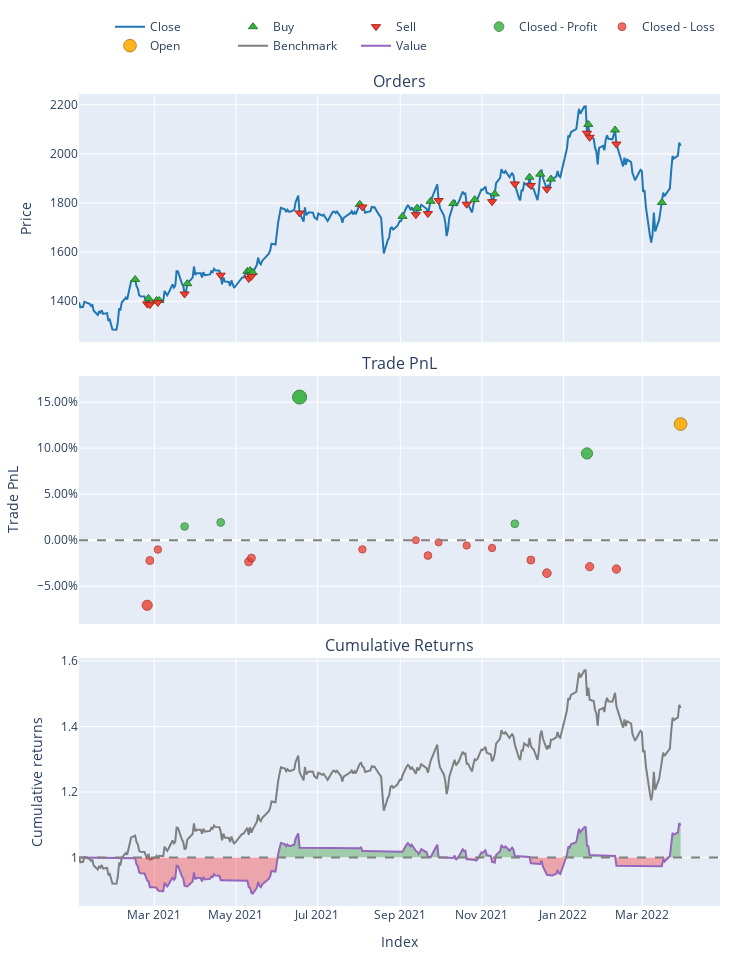

Write notebook code for a chart like this one.
### Code cell
import vectorbt as vbt
import yfinance as yf
import talib as ta
import pandas as pd
import plotly.graph_objects as go

# --- データ取得 ---
price = vbt.YFData.download('7203.T', start='2021-01-01', end='2022-03-31').get('Close')
if isinstance(price, pd.DataFrame) and isinstance(price.columns, pd.MultiIndex):
    price = price.iloc[:, 0]

# --- RSI計算 ---
n1, n2 = 14, 28
rsiS = ta.RSI(price, timeperiod=n1)
rsiL = ta.RSI(price, timeperiod=n2)

# --- シグナル作成 ---
entries = rsiS > rsiL
exits = rsiS < rsiL
entries = entries.fillna(False)
exits = exits.fillna(False)

# --- バックテスト ---
pf = vbt.Portfolio.from_signals(price, entries, exits, init_cash=10000, fees=0.002)

# --- 通常チャート取得 ---
fig = pf.plot()
"""
# --- RSI を上段 Price チャートにオーバーレイ（右軸）---
fig.add_trace(go.Scatter(
    x=price.index, y=rsiS, mode='lines', name=f'RSI {n1}',
    yaxis='y5', line=dict(color='blue', width=1)
), row=1, col=1)

fig.add_trace(go.Scatter(
    x=price.index, y=rsiL, mode='lines', name=f'RSI {n2}',
    yaxis='y5', line=dict(color='red', width=1)
), row=1, col=1)

# --- 右側 RSI 用 Y軸追加 ---
fig.update_layout(
    yaxis5=dict(
        overlaying='y',
        side='right',
        title='RSI',
        range=[0, 100],
        showgrid=False
    )
)

# --- レイアウト調整（タイトル・凡例） ---
fig.update_layout(
    height=950,
    title_text="RSI Cross Strategy with Unified Layout",
    title_x=0.5,
    margin=dict(t=80),
    legend=dict(
        orientation="h",
        yanchor="bottom",
        y=1.05,
        xanchor="center",
        x=0.5,
        title_text="",
        font=dict(size=10),
        bgcolor="rgba(255,255,255,0)"
    )
)
"""
fig.show()

### Figure 1 — Plotly figure (JSON) as saved in the notebook; plotly's stock layout.template omitted (floating-point values rounded to 4 significant figures; data arrays with more than 128 entries replaced by an {"elided": "..."} marker saying what was removed)
{"data": [{"legendgroup": "0", "line": {"color": "#1f77b4"}, "name": "Close", "showlegend": true, "type": "scatter", "uid": "a4c9e910-b047-42e3-a80a-21a682fac08f", "x": {"elided": "303 str values"}, "xaxis": "x", "y": {"elided": "303 float values"}, "yaxis": "y"}, {"customdata": [[0, 6.703, 19.96], [2, 6.571, 18.55], [4, 6.464, 18.14], [6, 6.4, 17.96], [8, 6.193, 18.23], [10, 6.104, 18.58], [12, 5.95, 18.15], [14, 5.866, 17.8], [16, 5.728, 20.56], [18, 5.83, 20.35], [20, 5.719, 20.35], [22, 5.538, 20.01], [24, 5.552, 19.97], [26, 5.473, 19.85], [28, 5.357, 19.69], [30, 5.259, 20.04], [32, 5.113, 19.61], [34, 4.982, 18.91], [36, 4.878, 20.68], [38, 4.79, 20.09], [40, 5.401, 19.46]], "hovertemplate": "Order Id: %{customdata[0]}<br>Timestamp: %{x}<br>Price: %{y}<br>Size: %{customdata[1]:.6f}<br>Fees: %{customdata[2]:.6f}", "legendgroup": "1", "marker": {"color": "#37B13F", "line": {"color": "rgb(38,123,44)", "width": 1}, "size": 8, "symbol": "triangle-up"}, "mode": "markers", "name": "Buy", "type": "scatter", "uid": "2b4f69a7-ca8a-4f39-8bb3-12c137e99186", "x": ["2021-02-14T15:00:00+00:00", "2021-02-24T15:00:00+00:00", "2021-03-02T15:00:00+00:00", "2021-03-04T15:00:00+00:00", "2021-03-25T15:00:00+00:00", "2021-05-09T15:00:00+00:00", "2021-05-11T15:00:00+00:00", "2021-05-13T15:00:00+00:00", "2021-08-01T15:00:00+00:00", "2021-09-02T15:00:00+00:00", "2021-09-13T15:00:00+00:00", "2021-09-23T15:00:00+00:00", "2021-10-10T15:00:00+00:00", "2021-10-26T15:00:00+00:00", "2021-11-10T15:00:00+00:00", "2021-12-06T15:00:00+00:00", "2021-12-14T15:00:00+00:00", "2021-12-22T15:00:00+00:00", "2022-01-19T15:00:00+00:00", "2022-02-08T15:00:00+00:00", "2022-03-15T15:00:00+00:00"], "xaxis": "x", "y": [1489.0, 1412.0, 1403.0, 1403.0, 1472.0, 1522.0, 1525.0, 1517.0, 1795.0, 1746.0, 1780.0, 1807.0, 1798.0, 1814.0, 1837.0, 1905.0, 1917.0, 1897.0, 2120.0, 2097.0, 1802.0], "yaxis": "y"}, {"customdata": [[1, 6.703, 18.63], [3, 6.571, 18.22], [5, 6.464, 18.03], [7, 6.4, 18.3], [9, 6.193, 18.65], [11, 6.104, 18.22], [13, 5.95, 17.87], [15, 5.866, 20.64], [17, 5.728, 20.43], [19, 5.83, 20.43], [21, 5.719, 20.1], [23, 5.538, 20.05], [25, 5.552, 19.93], [27, 5.473, 19.76], [29, 5.357, 20.12], [31, 5.259, 19.68], [33, 5.113, 18.98], [35, 4.982, 20.77], [37, 4.878, 20.17], [39, 4.79, 19.54]], "hovertemplate": "Order Id: %{customdata[0]}<br>Timestamp: %{x}<br>Price: %{y}<br>Size: %{customdata[1]:.6f}<br>Fees: %{customdata[2]:.6f}", "legendgroup": "2", "marker": {"color": "#EA4335", "line": {"color": "rgb(181,31,18)", "width": 1}, "size": 8, "symbol": "triangle-down"}, "mode": "markers", "name": "Sell", "type": "scatter", "uid": "da093940-83b5-43c4-a34b-8db03ff1eb76", "x": ["2021-02-23T15:00:00+00:00", "2021-02-25T15:00:00+00:00", "2021-03-03T15:00:00+00:00", "2021-03-23T15:00:00+00:00", "2021-04-19T15:00:00+00:00", "2021-05-10T15:00:00+00:00", "2021-05-12T15:00:00+00:00", "2021-06-17T15:00:00+00:00", "2021-08-03T15:00:00+00:00", "2021-09-12T15:00:00+00:00", "2021-09-21T15:00:00+00:00", "2021-09-29T15:00:00+00:00", "2021-10-20T15:00:00+00:00", "2021-11-08T15:00:00+00:00", "2021-11-25T15:00:00+00:00", "2021-12-07T15:00:00+00:00", "2021-12-19T15:00:00+00:00", "2022-01-18T15:00:00+00:00", "2022-01-20T15:00:00+00:00", "2022-02-09T15:00:00+00:00"], "xaxis": "x", "y": [1389.0, 1386.0, 1395.0, 1430.0, 1506.0, 1492.0, 1501.0, 1759.0, 1784.0, 1753.0, 1757.0, 1810.0, 1795.0, 1806.0, 1878.0, 1872.0, 1856.0, 2084.0, 2068.0, 2040.0], "yaxis": "y"}, {"customdata": [[3, 3, 133.9, 0.01491], [4, 4, 176.2, 0.01933], [7, 7, 1384.0, 0.1555], [14, 14, 176.0, 0.01788], [17, 17, 891.4, 0.0943]], "hovertemplate": "Exit Trade Id: %{customdata[0]}<br>Position Id: %{customdata[1]}<br>Exit Timestamp: %{x}<br>PnL: %{customdata[2]:.6f}<br>Return: %{customdata[3]:.2%}", "legendgroup": "3", "marker": {"color": "#37B13F", "line": {"color": "rgb(38,123,44)", "width": 1}, "opacity": [0.7644, 0.7686, 0.9, 0.7672, 0.841], "size": [7.671, 7.87, 14, 7.804, 11.24], "symbol": "circle"}, "mode": "markers", "name": "Closed - Profit", "type": "scatter", "uid": "14f7a6f3-3a2d-4e9c-b3df-ccdda30267a0", "x": ["2021-03-23T15:00:00+00:00", "2021-04-19T15:00:00+00:00", "2021-06-17T15:00:00+00:00", "2021-11-25T15:00:00+00:00", "2022-01-18T15:00:00+00:00"], "xaxis": "x2", "y": [0.01491, 0.01933, 0.1555, 0.01788, 0.0943], "yaxis": "y2"}, {"customdata": [[0, 0, -705.4, -0.07068], [1, 1, -204.5, -0.02205], [2, 2, -91.94, -0.01013], [5, 5, -217.0, -0.02336], [6, 6, -175.5, -0.01934], [8, 8, -102.5, -0.00997], [9, 9, -0.1061, -1.042e-05], [10, 10, -169.4, -0.01664], [11, 11, -23.32, -0.00233], [12, 12, -57.49, -0.005758], [13, 13, -84.2, -0.008482], [15, 15, -215.8, -0.02154], [16, 16, -350.9, -0.0358], [18, 18, -296.9, -0.02871], [19, 19, -314.9, -0.03135]], "hovertemplate": "Exit Trade Id: %{customdata[0]}<br>Position Id: %{customdata[1]}<br>Exit Timestamp: %{x}<br>PnL: %{customdata[2]:.6f}<br>Return: %{customdata[3]:.2%}", "legendgroup": "4", "marker": {"color": "#EA4335", "line": {"color": "rgb(181,31,18)", "width": 1}, "opacity": [0.8182, 0.7713, 0.7598, 0.7725, 0.7686, 0.7596, 0.75, 0.766, 0.7522, 0.7555, 0.7582, 0.7708, 0.7845, 0.7777, 0.7802], "size": [10.18, 7.992, 7.456, 8.051, 7.87, 7.448, 7, 7.749, 7.104, 7.259, 7.381, 7.969, 8.611, 8.292, 8.411], "symbol": "circle"}, "mode": "markers", "name": "Closed - Loss", "type": "scatter", "uid": "308346c7-3a68-429c-b391-14eb5ce7ad45", "x": ["2021-02-23T15:00:00+00:00", "2021-02-25T15:00:00+00:00", "2021-03-03T15:00:00+00:00", "2021-05-10T15:00:00+00:00", "2021-05-12T15:00:00+00:00", "2021-08-03T15:00:00+00:00", "2021-09-12T15:00:00+00:00", "2021-09-21T15:00:00+00:00", "2021-09-29T15:00:00+00:00", "2021-10-20T15:00:00+00:00", "2021-11-08T15:00:00+00:00", "2021-12-07T15:00:00+00:00", "2021-12-19T15:00:00+00:00", "2022-01-20T15:00:00+00:00", "2022-02-09T15:00:00+00:00"], "xaxis": "x2", "y": [-0.07068, -0.02205, -0.01013, -0.02336, -0.01934, -0.00997, -1.042e-05, -0.01664, -0.00233, -0.005758, -0.008482, -0.02154, -0.0358, -0.02871, -0.03135], "yaxis": "y2"}, {"customdata": [[20, 20, 1229.0, 0.1262]], "hovertemplate": "Exit Trade Id: %{customdata[0]}<br>Position Id: %{customdata[1]}<br>Exit Timestamp: %{x}<br>PnL: %{customdata[2]:.6f}<br>Return: %{customdata[3]:.2%}", "legendgroup": "5", "marker": {"color": "#FFAA00", "line": {"color": "rgb(178,118,0)", "width": 1}, "opacity": [0.8718], "size": [12.68], "symbol": "circle"}, "mode": "markers", "name": "Open", "type": "scatter", "uid": "20ecba4f-41e5-4093-8183-6c06a8c541df", "x": ["2022-03-29T15:00:00+00:00"], "xaxis": "x2", "y": [0.1262], "yaxis": "y2"}, {"legendgroup": "6", "line": {"color": "#7f7f7f"}, "name": "Benchmark", "showlegend": true, "type": "scatter", "uid": "cabdb6b4-734e-4cd0-8ea1-fedabf22448d", "x": {"elided": "303 str values"}, "xaxis": "x3", "y": {"elided": "303 float values"}, "yaxis": "y3"}, {"hoverinfo": "skip", "legendgroup": "7", "line": {"color": "rgba(0, 0, 0, 0)", "width": 0}, "opacity": 0, "showlegend": false, "type": "scatter", "uid": "7f5ed9cd-7e6f-41a9-a3db-ee383bbfdeec", "x": {"elided": "303 str values"}, "xaxis": "x3", "y": {"elided": "303 int values"}, "yaxis": "y3"}, {"connectgaps": false, "fill": "tonexty", "fillcolor": "rgba(0, 128, 0, 0.3)", "hoverinfo": "skip", "legendgroup": "7", "line": {"color": "rgba(0, 0, 0, 0)", "width": 0}, "opacity": 0, "showlegend": false, "type": "scatter", "uid": "4165b442-6f41-4be8-bd35-fe6fe3364428", "x": {"elided": "303 str values"}, "xaxis": "x3", "y": {"elided": "303 float values"}, "yaxis": "y3"}, {"hoverinfo": "skip", "legendgroup": "7", "line": {"color": "rgba(0, 0, 0, 0)", "width": 0}, "opacity": 0, "showlegend": false, "type": "scatter", "uid": "1c81f24e-e8de-4df9-be4d-967ab22e5de0", "x": {"elided": "303 str values"}, "xaxis": "x3", "y": {"elided": "303 int values"}, "yaxis": "y3"}, {"connectgaps": false, "fill": "tonexty", "fillcolor": "rgba(255, 0, 0, 0.3)", "hoverinfo": "skip", "legendgroup": "7", "line": {"color": "rgba(0, 0, 0, 0)", "width": 0}, "opacity": 0, "showlegend": false, "type": "scatter", "uid": "e7e114bd-e5fc-49dc-977f-8d7695dd78a3", "x": {"elided": "303 str values"}, "xaxis": "x3", "y": {"elided": "303 float values"}, "yaxis": "y3"}, {"legendgroup": "8", "line": {"color": "#9467bd"}, "name": "Value", "showlegend": true, "type": "scatter", "uid": "96fa7399-3b86-493a-91d6-6aa46bfa90be", "x": {"elided": "303 str values"}, "xaxis": "x3", "y": {"elided": "303 float values"}, "yaxis": "y3"}, {"hoverinfo": "skip", "legendgroup": "7", "line": {"color": "rgba(0, 0, 0, 0)", "width": 0}, "opacity": 0, "showlegend": false, "type": "scatter", "uid": "e7feb93d-5c67-409d-a31a-326686ff457b", "x": {"elided": "303 str values"}, "xaxis": "x3", "y": {"elided": "303 int values"}, "yaxis": "y3"}], "layout": {"annotations": [{"font": {"size": 16}, "showarrow": false, "text": "Orders", "x": 0.5, "xanchor": "center", "xref": "paper", "y": 1, "yanchor": "bottom", "yref": "paper"}, {"font": {"size": 16}, "showarrow": false, "text": "Trade PnL", "x": 0.5, "xanchor": "center", "xref": "paper", "y": 0.6528, "yanchor": "bottom", "yref": "paper"}, {"font": {"size": 16}, "showarrow": false, "text": "Cumulative Returns", "x": 0.5, "xanchor": "center", "xref": "paper", "y": 0.3056, "yanchor": "bottom", "yref": "paper"}], "height": 960, "legend": {"orientation": "h", "traceorder": "normal", "x": 1, "xanchor": "right", "y": 1.042, "yanchor": "bottom"}, "margin": {"b": 30, "l": 30, "r": 30, "t": 30}, "shapes": [{"line": {"color": "gray", "dash": "dash"}, "type": "line", "x0": 0, "x1": 1, "xref": "paper", "y0": 0, "y1": 0, "yref": "y2"}, {"line": {"color": "gray", "dash": "dash"}, "type": "line", "x0": 0, "x1": 1, "xref": "paper", "y0": 1, "y1": 1, "yref": "y3"}], "showlegend": true, "width": 750, "xaxis": {"anchor": "y", "domain": [0, 1], "matches": "x3", "showticklabels": false}, "xaxis2": {"anchor": "y2", "domain": [0, 1], "matches": "x3", "showticklabels": false}, "xaxis3": {"anchor": "y3", "domain": [0, 1], "title": {"text": "Index"}}, "yaxis": {"anchor": "x", "domain": [0.6944, 1], "title": {"text": "Price"}}, "yaxis2": {"anchor": "x2", "domain": [0.3472, 0.6528], "tickformat": ".2%", "title": {"text": "Trade PnL"}}, "yaxis3": {"anchor": "x3", "domain": [0, 0.3056], "title": {"text": "Cumulative returns"}}}}
